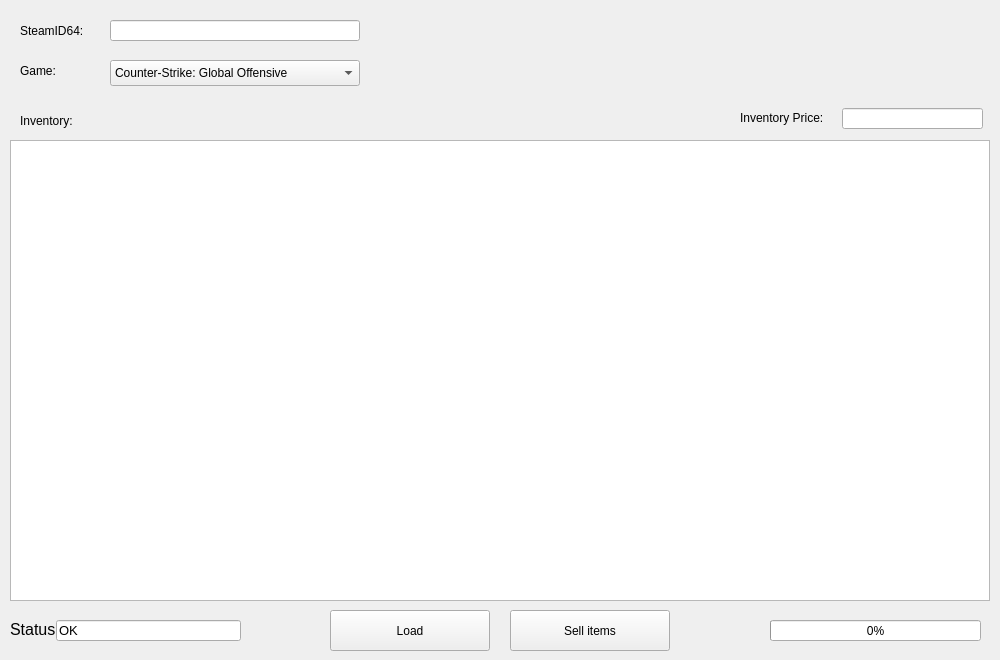
<?xml version="1.0" encoding="UTF-8"?>
<ui version="4.0">
 <class>form_inventory_parser</class>
 <widget class="QWidget" name="form_inventory_parser">
  <property name="geometry">
   <rect>
    <x>0</x>
    <y>0</y>
    <width>1000</width>
    <height>660</height>
   </rect>
  </property>
  <property name="minimumSize">
   <size>
    <width>700</width>
    <height>660</height>
   </size>
  </property>
  <property name="maximumSize">
   <size>
    <width>1000</width>
    <height>660</height>
   </size>
  </property>
  <property name="windowTitle">
   <string>Inventory parser</string>
  </property>
  <widget class="QLineEdit" name="le_steam_id">
   <property name="geometry">
    <rect>
     <x>110</x>
     <y>20</y>
     <width>250</width>
     <height>21</height>
    </rect>
   </property>
   <property name="readOnly">
    <bool>true</bool>
   </property>
  </widget>
  <widget class="QComboBox" name="cb_app_id">
   <property name="geometry">
    <rect>
     <x>110</x>
     <y>60</y>
     <width>250</width>
     <height>26</height>
    </rect>
   </property>
   <item>
    <property name="text">
     <string extracomment="730">Counter-Strike: Global Offensive</string>
    </property>
   </item>
  </widget>
  <widget class="QLabel" name="lb_steam_id">
   <property name="geometry">
    <rect>
     <x>20</x>
     <y>23</y>
     <width>121</width>
     <height>16</height>
    </rect>
   </property>
   <property name="text">
    <string>SteamID64:</string>
   </property>
  </widget>
  <widget class="QLabel" name="lb_add_id">
   <property name="geometry">
    <rect>
     <x>20</x>
     <y>63</y>
     <width>121</width>
     <height>16</height>
    </rect>
   </property>
   <property name="text">
    <string>Game:</string>
   </property>
  </widget>
  <widget class="QTableWidget" name="tw_inventory">
   <property name="geometry">
    <rect>
     <x>10</x>
     <y>140</y>
     <width>980</width>
     <height>461</height>
    </rect>
   </property>
   <property name="editTriggers">
    <set>QAbstractItemView::NoEditTriggers</set>
   </property>
  </widget>
  <widget class="QPushButton" name="pb_load">
   <property name="geometry">
    <rect>
     <x>330</x>
     <y>610</y>
     <width>160</width>
     <height>41</height>
    </rect>
   </property>
   <property name="text">
    <string>Load</string>
   </property>
  </widget>
  <widget class="QLabel" name="lb_inventory">
   <property name="geometry">
    <rect>
     <x>20</x>
     <y>110</y>
     <width>71</width>
     <height>21</height>
    </rect>
   </property>
   <property name="text">
    <string>Inventory:</string>
   </property>
  </widget>
  <widget class="QLabel" name="lb_inventory_price">
   <property name="geometry">
    <rect>
     <x>740</x>
     <y>110</y>
     <width>101</width>
     <height>16</height>
    </rect>
   </property>
   <property name="text">
    <string>Inventory Price:</string>
   </property>
  </widget>
  <widget class="QLineEdit" name="le_inventory_price">
   <property name="geometry">
    <rect>
     <x>842</x>
     <y>108</y>
     <width>141</width>
     <height>21</height>
    </rect>
   </property>
   <property name="readOnly">
    <bool>true</bool>
   </property>
  </widget>
  <widget class="QLabel" name="lb_status">
   <property name="geometry">
    <rect>
     <x>10</x>
     <y>621</y>
     <width>51</width>
     <height>16</height>
    </rect>
   </property>
   <property name="font">
    <font>
     <pointsize>12</pointsize>
    </font>
   </property>
   <property name="text">
    <string>Status:</string>
   </property>
  </widget>
  <widget class="QLineEdit" name="le_status">
   <property name="geometry">
    <rect>
     <x>56</x>
     <y>620</y>
     <width>185</width>
     <height>21</height>
    </rect>
   </property>
   <property name="font">
    <font>
     <pointsize>10</pointsize>
    </font>
   </property>
   <property name="text">
    <string>OK</string>
   </property>
   <property name="readOnly">
    <bool>true</bool>
   </property>
  </widget>
  <widget class="QProgressBar" name="pb_progress">
   <property name="geometry">
    <rect>
     <x>770</x>
     <y>620</y>
     <width>211</width>
     <height>21</height>
    </rect>
   </property>
   <property name="value">
    <number>0</number>
   </property>
  </widget>
  <widget class="QPushButton" name="pb_sell">
   <property name="geometry">
    <rect>
     <x>510</x>
     <y>610</y>
     <width>160</width>
     <height>41</height>
    </rect>
   </property>
   <property name="text">
    <string>Sell items</string>
   </property>
  </widget>
 </widget>
 <resources/>
 <connections/>
</ui>
